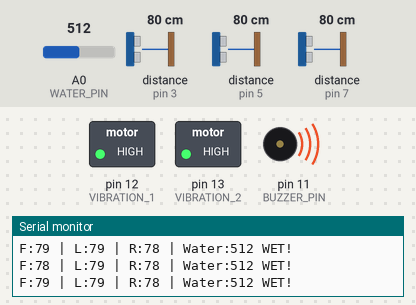
Simulated run of this sketch. Board: Arduino Uno, built with avr-gcc and run on an emulated ATmega328P. Parts: switched loads named in the sketch (green lamp = pin HIGH), buzzer (waves = sounding), the last lines printed to the serial monitor. Wiring (inferred from the names in the program): 3 × ultrasonic range finder: trigger pin 2, echo pin 3 / trigger pin 4, echo pin 5 / trigger pin 6, echo pin 7. Inputs (shaded band) come from the test bench; at power-on: A0 (WATER_PIN) = 512, distance to the obstacle (sensors on pin 3, pin 5, pin 7) 80 cm. The echo pulse lasts 58.3 µs per cm; pins used as bus, display or sensor lines are not drawn.

Above: at 1.2 s.
1.3 s: A0 (WATER_PIN) set to 313
4.3 s: A0 (WATER_PIN) set to 293
At 5.3 s:
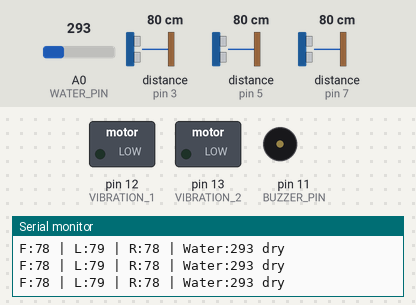
5.8 s: distance to the obstacle (sensor on pin 3) set to 65 cm
7.3 s: distance to the obstacle (sensor on pin 3) set to 57 cm
At 7.75 s:
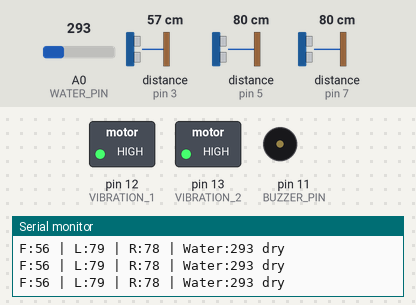
10.3 s: distance to the obstacle (sensor on pin 5) set to 9 cm
At 10.53 s:
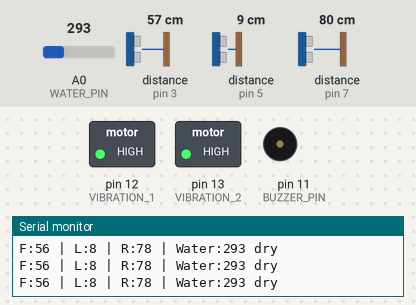
13.3 s: distance to the obstacle (sensor on pin 7) set to 35 cm
Timing chart, 0 to 17.3 s (numbered marks = the images above; inputs shaded):
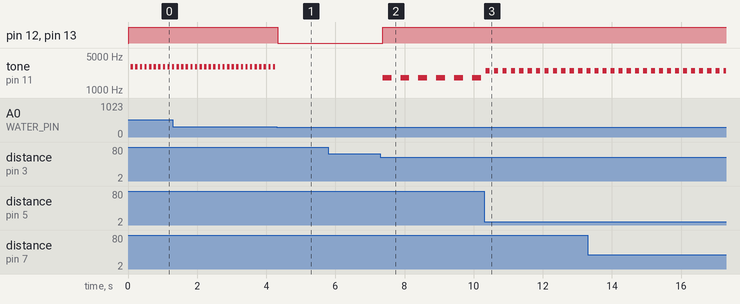

Measured:
- the behaviour switches between 301 and 300 on A0 (WATER_PIN) (found by bisection; images 0 and 1)
- the behaviour switches between 62 and 61 cm on distance to the obstacle (sensor on pin 3) (found by bisection; images 1 and 2)
- after the input at 4.3 s, pin 12 (VIBRATION_1), pin 13 (VIBRATION_2): HIGH → LOW at once; tone on pin 11 (BUZZER_PIN): stops changing and stays silent
- after the input at 7.3 s, pin 12 (VIBRATION_1), pin 13 (VIBRATION_2): LOW → HIGH after 0.06 s; tone on pin 11 (BUZZER_PIN): alternates 1800 Hz for 0.26 s and silent for 0.26 s, starting after 0.06 s
- after the input at 10.3 s, tone on pin 11 (BUZZER_PIN): alternates 2500 Hz for 0.12 s and silent for 0.12 s, starting after 0.05 s
- by itself, tone on pin 11 (BUZZER_PIN): alternates 3000 Hz for 0.07 s and silent for 0.07 s

The sketch:

smart_blind_stick.ino
```cpp
/* ================================================================
   SMART BLIND STICK — Complete Final Version
   ----------------------------------------------------------------
   Features:
   - 3 Ultrasonic sensors (front, left, right)
   - Water sensor (puddle detection)
   - 2 Vibration motors
   - LOUD active buzzer with tone()
   - SOS emergency feature (when all 3 sensors < 15cm)
   ================================================================ */

// ===== PIN DEFINITIONS =====
const int TRIG_FRONT = 2, ECHO_FRONT = 3;
const int TRIG_LEFT  = 4, ECHO_LEFT  = 5;
const int TRIG_RIGHT = 6, ECHO_RIGHT = 7;

const int BUZZER_PIN    = 11;
const int VIBRATION_1   = 12;
const int VIBRATION_2   = 13;
const int WATER_PIN     = A0;

// ===== THRESHOLDS =====
const int DANGER_DIST   = 30;
const int WARNING_DIST  = 60;
const int SOS_DIST      = 15;
const int WATER_TRIGGER = 300;
const long SOS_COOLDOWN = 30000;

// ===== STATE =====
unsigned long lastBeepTime = 0;
bool beepState             = false;
unsigned long lastSosTime  = 0;

// ================================================================
// SETUP
// ================================================================
void setup() {
  Serial.begin(9600);

  pinMode(TRIG_FRONT, OUTPUT); pinMode(ECHO_FRONT, INPUT);
  pinMode(TRIG_LEFT,  OUTPUT); pinMode(ECHO_LEFT,  INPUT);
  pinMode(TRIG_RIGHT, OUTPUT); pinMode(ECHO_RIGHT, INPUT);

  pinMode(BUZZER_PIN,  OUTPUT);
  pinMode(VIBRATION_1, OUTPUT);
  pinMode(VIBRATION_2, OUTPUT);

  Serial.println("=== Smart Blind Stick — Ready ===");
}

// ================================================================
// SENSOR HELPERS
// ================================================================
long measureDistance(int trig, int echo) {
  digitalWrite(trig, LOW);
  delayMicroseconds(2);
  digitalWrite(trig, HIGH);
  delayMicroseconds(10);
  digitalWrite(trig, LOW);
  long duration = pulseIn(echo, HIGH, 30000);
  if (duration == 0) return 999;
  return duration * 0.034 / 2;
}

void vibrateOn() {
  digitalWrite(VIBRATION_1, HIGH);
  digitalWrite(VIBRATION_2, HIGH);
}

void vibrateOff() {
  digitalWrite(VIBRATION_1, LOW);
  digitalWrite(VIBRATION_2, LOW);
}

void loudBeep(int interval, int frequency) {
  unsigned long now = millis();
  if (now - lastBeepTime >= interval) {
    lastBeepTime = now;
    beepState = !beepState;
    if (beepState) tone(BUZZER_PIN, frequency);
    else           noTone(BUZZER_PIN);
  }
}

void allAlertsOff() {
  noTone(BUZZER_PIN);
  vibrateOff();
  beepState = false;
}

// ================================================================
// SOS EMERGENCY PATTERN — Morse Code: ... --- ...
// ================================================================
void triggerSOS() {
  if (millis() - lastSosTime < SOS_COOLDOWN) {
    Serial.println("(SOS cooldown active)");
    return;
  }
  lastSosTime = millis();

  Serial.println("\n SOS EMERGENCY ");
  Serial.println("User may be trapped or fallen!");

  vibrateOn();

  for (int repeat = 0; repeat < 2; repeat++) {
    // S = ... (3 short)
    for (int i = 0; i < 3; i++) {
      tone(BUZZER_PIN, 2500); delay(200);
      noTone(BUZZER_PIN);     delay(200);
    }
    delay(400);
    // O = --- (3 long)
    for (int i = 0; i < 3; i++) {
      tone(BUZZER_PIN, 2500); delay(500);
      noTone(BUZZER_PIN);     delay(200);
    }
    delay(400);
    // S = ... (3 short)
    for (int i = 0; i < 3; i++) {
      tone(BUZZER_PIN, 2500); delay(200);
      noTone(BUZZER_PIN);     delay(200);
    }
    delay(1000);
  }

  vibrateOff();
  Serial.println("SOS pattern complete\n");
}

// ================================================================
// MAIN LOOP
// ================================================================
void loop() {
  long distFront    = measureDistance(TRIG_FRONT, ECHO_FRONT);
  long distLeft     = measureDistance(TRIG_LEFT,  ECHO_LEFT);
  long distRight    = measureDistance(TRIG_RIGHT, ECHO_RIGHT);
  int  waterValue   = analogRead(WATER_PIN);
  bool waterDetected = (waterValue > WATER_TRIGGER);

  // Print to Serial Monitor
  Serial.print("F:"); Serial.print(distFront); Serial.print(" | ");
  Serial.print("L:"); Serial.print(distLeft);  Serial.print(" | ");
  Serial.print("R:"); Serial.print(distRight); Serial.print(" | ");
  Serial.print("Water:"); Serial.print(waterValue);
  Serial.println(waterDetected ? " WET!" : " dry");

  // SOS check — all 3 sensors very close = user trapped/fallen
  bool sosCondition = (distFront < SOS_DIST &&
                       distLeft  < SOS_DIST &&
                       distRight < SOS_DIST);
  if (sosCondition) {
    triggerSOS();
    return;
  }

  // Normal graduated alerts
  long minDist = min(distFront, min(distLeft, distRight));

  if (waterDetected) {
    loudBeep(60,  3000);
    vibrateOn();
  }
  else if (minDist <= DANGER_DIST) {
    loudBeep(80,  2500);
    vibrateOn();
  }
  else if (minDist <= WARNING_DIST) {
    loudBeep(250, 1800);
    vibrateOn();
  }
  else {
    allAlertsOff();
  }

  delay(50);
}
```
